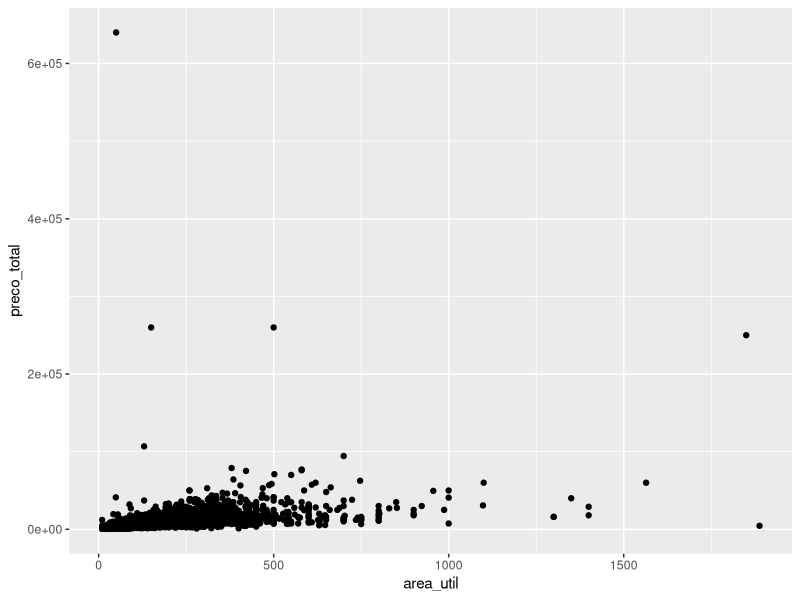

The R source for this figure:
## ---- chunk 1
library(dplyr)
library(readr)
library(ggplot2)
library(magrittr)
## ---- chunk 2
aluguel <- read_csv("./zap_imoveis_20210701_SUBSET.csv", show_col_types = FALSE)
## ---- chunk 3
aluguel %>% spec
## ---- chunk 4
aluguel %>% head
## ---- chunk 5
aluguel %<>% mutate(mobiliado = factor(mobiliado,c(0,1),c('NO','YES')))
aluguel %>% head(5)
## ---- chunk 6
aluguel %>% summary 
## ---- chunk 7
aluguel %>% ggplot(aes(x=area_util, y=preco_total))+geom_point()
## ---- chunk 8

## ---- chunk 9

## ---- chunk 10

## ---- chunk 11

## ---- chunk 12

